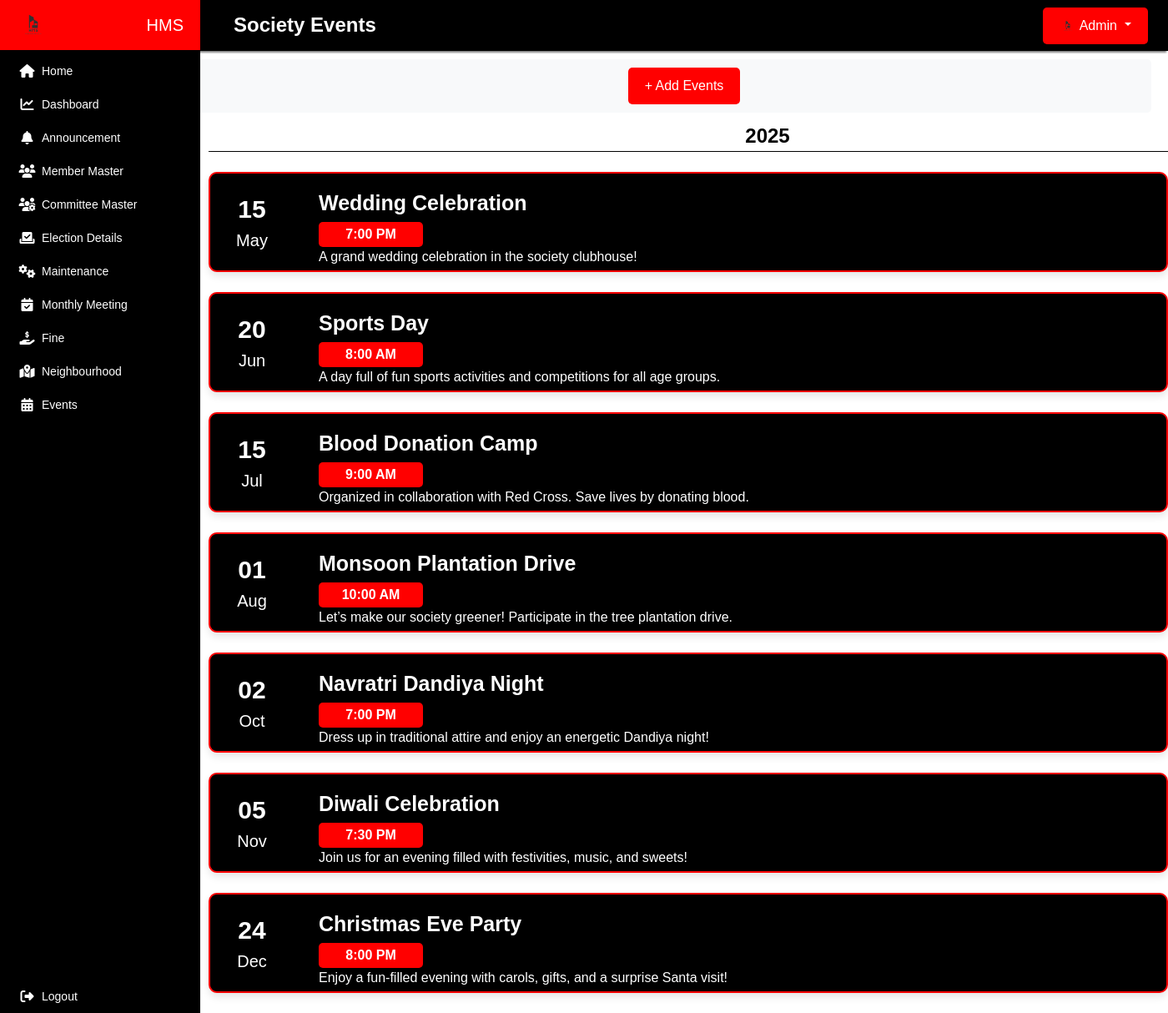
The page /frmEvent.php (signed in) on the database its author committed.
### tables this page shows
CREATE TABLE `events` (
  `id` int(11) NOT NULL,
  `event_title` varchar(255) NOT NULL,
  `event_date` date NOT NULL,
  `event_time` time NOT NULL,
  `event_description` text DEFAULT NULL,
  `created_at` timestamp NOT NULL DEFAULT current_timestamp()
);

### frmEvent.php (the view, shortened to what this page needs)
<!DOCTYPE html>
<html lang="en">
<head>
    <?php include('Sidebar.php'); ?>
    <link rel="stylesheet" href="css/styleMaster.css">
</head>
<body>
<div class="home-content">
    <nav class="custom-navbar d-flex justify-content-between align-items-center">
        <h1>Society Events</h1>
        <?php
            include 'AdminDropDown.php';
        ?>
      </nav>
       </div>
        <div class="add-announcement-box" >
           <button class="btn btn-success add-announcement-btn" onclick="openModal()" style="margin-left:240px;">+ Add Events</button>
       </div>
    <div class="year-box">
    <div class="year">2025</div>
    <br>
    <?php
        $sql = "SELECT event_title, event_description, event_date, event_time
                FROM events
                WHERE event_date >= CURDATE()
                ORDER BY event_date ASC";
        $result = $conn->query($sql);
    ?>
    <?php while ($row = $result->fetch_assoc()): ?>
        <div class="event">
            <div class="event-left">
                <div class="event-day">
                    <div class="event-date"><?php echo date("d", strtotime($row['event_date'])); ?></div>
                    <div class="event-month"><?php echo date("M", strtotime($row['event_date'])); ?></div>
                </div>
            </div>
            <div class="event-right">
                <h3 class="event-title"><?php echo htmlspecialchars($row['event_title']); ?></h3>
                <div class="event-time">
                    <span class="time-text"><?php echo date("g:i A", strtotime($row['event_time'])); ?></span>
                </div>
                <p><?php echo nl2br(htmlspecialchars($row['event_description'])); ?></p>
            </div>
        </div>
        <br>
    <?php endwhile; ?>
</div>
</body>
</html>

### css/stylehp.css (style rules this page uses)
body { font-family: Arial, sans-serif; }
nav { background-color: #c53030; box-shadow: 0 4px 2px -2px gray; }
button { background: none; border: none; cursor: pointer; }
.custom-navbar { background-color: black; padding: 10px 20px; margin-left: 250px; padding: 8.5px; text-align: left; padding-left: 280px; margin-left: 0; }
.custom-navbar h1 { color: white; margin: 0; font-size: 24px; font-weight: bold; }

### css/styleMaster.css (style rules this page uses)
.btn, .member-master-page .btn { background-color: #f00; color: #fff; padding: 10px 20px; border: none; border-radius: 5px; cursor: pointer; transition: all 0.3s; }

### frmEvent.php (style rules this page uses)
.year-box .year { margin-left: 250px; width: calc(100% - 60px); font-weight: bolder; font-size: x-large; text-align: center; color: black; border-bottom: 1px solid black; }
.year-box .event { display: flex; box-shadow: 0 5px 10px rgba(0, 0, 0, 0.1); height: 120px; min-width: 190px; background: black; border: 2px solid red; border-radius: 10px; margin-left: 250px; transition: all 0.3s ease-in; color: white; }
.event .event-left { background: black; color: white; width: 100px; border-radius: 10px 0px 0px 10px; }
.event-left .event-day { align-items: center; text-align: center; padding: 20px 10px; }
.event-day .event-date { font-size: 30px; font-weight: 700; font-family: Arial, Helvetica, sans-serif; color: white; }
.event-day .event-month { font-size: 20px; font-family: Arial, Helvetica, sans-serif; color: white; }
.event-right { padding: 20px 30px; }
.event-right .event-title { font-size: 25px; font-family: Arial, Helvetica, sans-serif; font-weight: 800; }
.event-right .event-time { background-color: red; color: white; padding: 3px; border-radius: 5px; width: 125px; text-align: center; font-weight: bold; }
.add-announcement-box { margin: 10px 20px; padding: 10px; background: #f8f9fa; border-radius: 5px; text-align: center; }
.add-announcement-btn { background-color: #f00; color: #fff; padding: 10px 20px; border: none; border-radius: 5px; cursor: pointer; transition: all 0.3s; }

### rows shown on the page
events: event_date "15", event_date "May", event_title "Wedding Celebration", event_time "7:00 PM", event_description "A grand wedding celebration in the society clubhouse!"
events: event_date "20", event_date "Jun", event_title "Sports Day", event_time "8:00 AM", event_description "A day full of fun sports activities and competitions for all age groups."
events: event_date "15", event_date "Jul", event_title "Blood Donation Camp", event_time "9:00 AM", event_description "Organized in collaboration with Red Cross. Save lives by donating blood."
events: event_date "01", event_date "Aug", event_title "Monsoon Plantation Drive", event_time "10:00 AM", event_description "Let’s make our society greener! Participate in the tree plantation drive."
events: event_date "02", event_date "Oct", event_title "Navratri Dandiya Night", event_time "7:00 PM", event_description "Dress up in traditional attire and enjoy an energetic Dandiya night!"
events: event_date "05", event_date "Nov", event_title "Diwali Celebration", event_time "7:30 PM", event_description "Join us for an evening filled with festivities, music, and sweets!"
events: event_date "24", event_date "Dec", event_title "Christmas Eve Party", event_time "8:00 PM", event_description "Enjoy a fun-filled evening with carols, gifts, and a surprise Santa visit!"

### other values the page prints
$admin_data['full_name'] "Admin"
